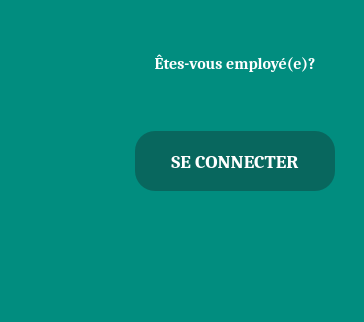
            <widget class="QFrame" name="frame_f1">
             <property name="styleSheet">
              <string notr="true">background:rgb(1, 141, 127);
border: none;</string>
             </property>
             <property name="frameShape">
              <enum>QFrame::StyledPanel</enum>
             </property>
             <property name="frameShadow">
              <enum>QFrame::Raised</enum>
             </property>
             <layout class="QHBoxLayout" name="horizontalLayout_5">
              <item>
               <widget class="QLabel" name="label">
                <property name="minimumSize">
                 <size>
                  <width>100</width>
                  <height>300</height>
                 </size>
                </property>
                <property name="maximumSize">
                 <size>
                  <width>550</width>
                  <height>1000</height>
                 </size>
                </property>
                <property name="cursor">
                 <cursorShape>PointingHandCursor</cursorShape>
                </property>
                <property name="text">
                 <string/>
                </property>
                <property name="pixmap">
                 <pixmap resource="media.qrc">:/images/img/login.png</pixmap>
                </property>
                <property name="scaledContents">
                 <bool>true</bool>
                </property>
               </widget>
              </item>
              <item>
               <widget class="QFrame" name="frame_6">
                <property name="frameShape">
                 <enum>QFrame::StyledPanel</enum>
                </property>
                <property name="frameShadow">
                 <enum>QFrame::Raised</enum>
                </property>
                <layout class="QVBoxLayout" name="verticalLayout_4">
                 <item>
                  <widget class="QFrame" name="frame_5">
                   <property name="styleSheet">
                    <string notr="true">text-align: center;</string>
                   </property>
                   <property name="frameShape">
                    <enum>QFrame::StyledPanel</enum>
                   </property>
                   <property name="frameShadow">
                    <enum>QFrame::Raised</enum>
                   </property>
                   <layout class="QGridLayout" name="gridLayout_3">
                    <item row="1" column="0">
                     <widget class="QPushButton" name="pushButton_login">
                      <property name="minimumSize">
                       <size>
                        <width>200</width>
                        <height>50</height>
                       </size>
                      </property>
                      <property name="maximumSize">
                       <size>
                        <width>300</width>
                        <height>80</height>
                       </size>
                      </property>
                      <property name="font">
                       <font>
                        <family>cambria</family>
                        <pointsize>14</pointsize>
                        <weight>75</weight>
                        <bold>true</bold>
                       </font>
                      </property>
                      <property name="cursor">
                       <cursorShape>PointingHandCursor</cursorShape>
                      </property>
                      <property name="styleSheet">
                       <string notr="true"> width: 150px;
    height: 50px;
    border: none;
    border-radius: 20px;
    background: rgb(8, 103, 94);
    color: #fff;
    font-weight: 600;
    margin: 10px 0;
   
    
padding: 5px;</string>
                      </property>
                      <property name="text">
                       <string>SE CONNECTER</string>
                      </property>
                     </widget>
                    </item>
                    <item row="2" column="0">
                     <widget class="QLabel" name="label_3">
                      <property name="text">
                       <string/>
                      </property>
                     </widget>
                    </item>
                    <item row="0" column="0">
                     <widget class="QLabel" name="label_2">
                      <property name="font">
                       <font>
                        <family>cambria</family>
                        <pointsize>12</pointsize>
                        <weight>75</weight>
                        <bold>true</bold>
                       </font>
                      </property>
                      <property name="styleSheet">
                       <string notr="true">color:#fff;</string>
                      </property>
                      <property name="text">
                       <string>Êtes-vous employé(e)?
</string>
                      </property>
                      <property name="alignment">
                       <set>Qt::AlignCenter</set>
                      </property>
                     </widget>
                    </item>
                   </layout>
                  </widget>
                 </item>
                </layout>
               </widget>
              </item>
             </layout>
            </widget>
